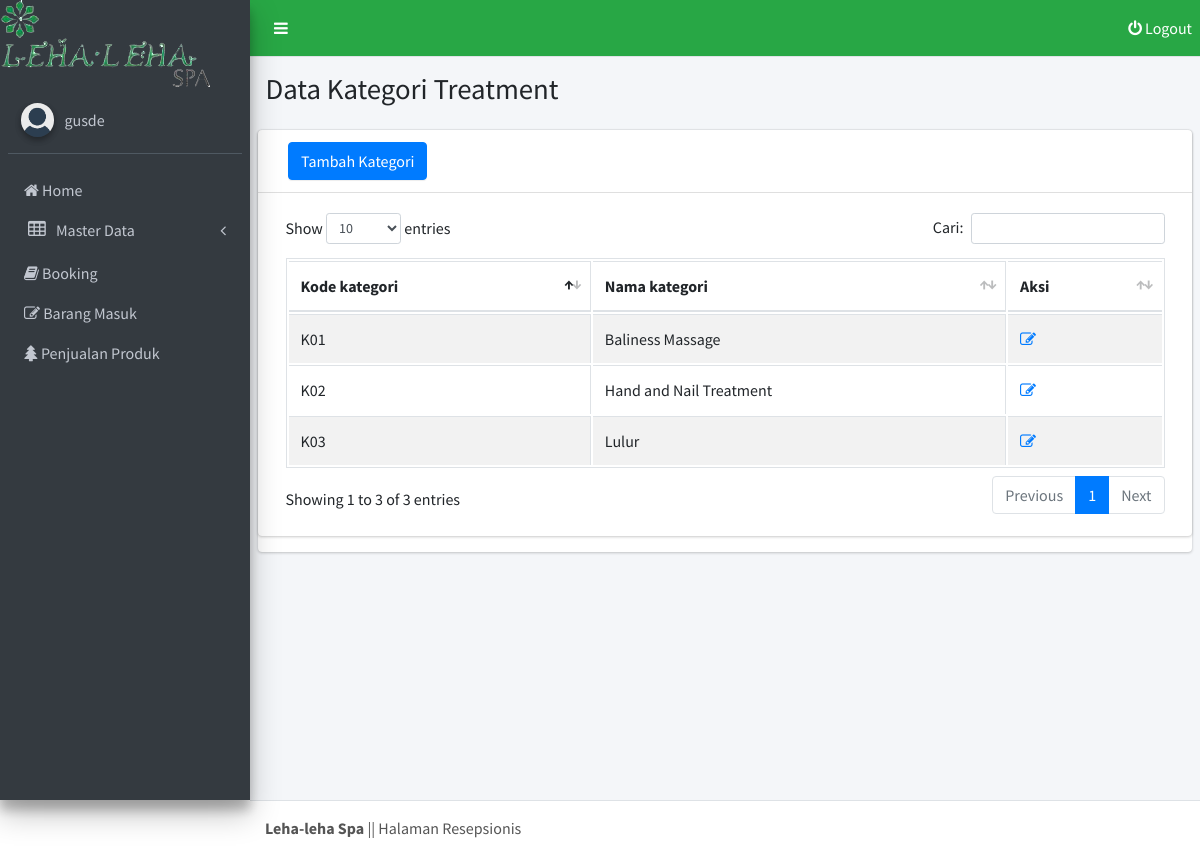
The page /resepsionis/kategori_treatment/index.php (signed in) on the database its author committed.
### tables this page shows
CREATE TABLE `kategori_treatment` (
  `kd_kategori` varchar(10) NOT NULL,
  `nama_kategori` varchar(25) NOT NULL
);

### resepsionis/kategori_treatment/index.php (the view, shortened to what this page needs)
<?php
  include '../config.php';
?>
<!DOCTYPE html>
<html>
<head>
  <?php include '../style2.php'; ?>
  </head>
<body class="hold-transition sidebar-mini">
<div class="wrapper">
  <?php include '../top.php' ?>
  <?php include 'sidebar.php' ?>
  <div class="content-wrapper">
    <section class="content-header">
      <div class="container-fluid">
        <div class="row mb-2">
          <div class="col-sm-6">
            <h1>Data Kategori Treatment</h1>
          </div>
        </div>
      </div>
    </section>
    <section class="content">
      <div class="row">
        <div class="col-12">
          <div class="card">
          <div class="card">
            <div class="card-header">
               <a href="tambah.php" name="btntambah" class="btn btn-primary" style="margin-left: 10px;">Tambah Kategori</a>
            </div>
            <div class="card-body">
            <?php
            $hasil =  mysqli_query($connect, "SELECT * FROM kategori_treatment");
              echo "<table id=\"example1\" class= \"table table-bordered table-striped\">
                <thead>
                <tr>
                  <th>Kode kategori</th>
                  <th>Nama kategori</th>
                  <th>Aksi</th>
                </tr>
                </thead>
                <tbody>";
                while ($data=mysqli_fetch_array($hasil)){
                echo "<tr>
                  <td>$data[kd_kategori]</td>
                  <td>$data[nama_kategori]</td>
                  <td><a href=\"edit.php?kd_kategori=$data[kd_kategori]\" class=\"fa fa-edit\"></a>
                </tr>";
                  }
                 echo"</tfoot>
                </table>";
              ?>
            </div>
          </div>
        </div>
      </div>
    </section>
  </div>
  <?php include'../footer.php' ?>
</div>
</body>
</html>

### rows shown on the page
kategori_treatment: kd_kategori "K01", nama_kategori "Baliness Massage"
kategori_treatment: kd_kategori "K02", nama_kategori "Hand and Nail Treatment"
kategori_treatment: kd_kategori "K03", nama_kategori "Lulur"

### other values the page prints
$_SESSION[nama] "gusde"
